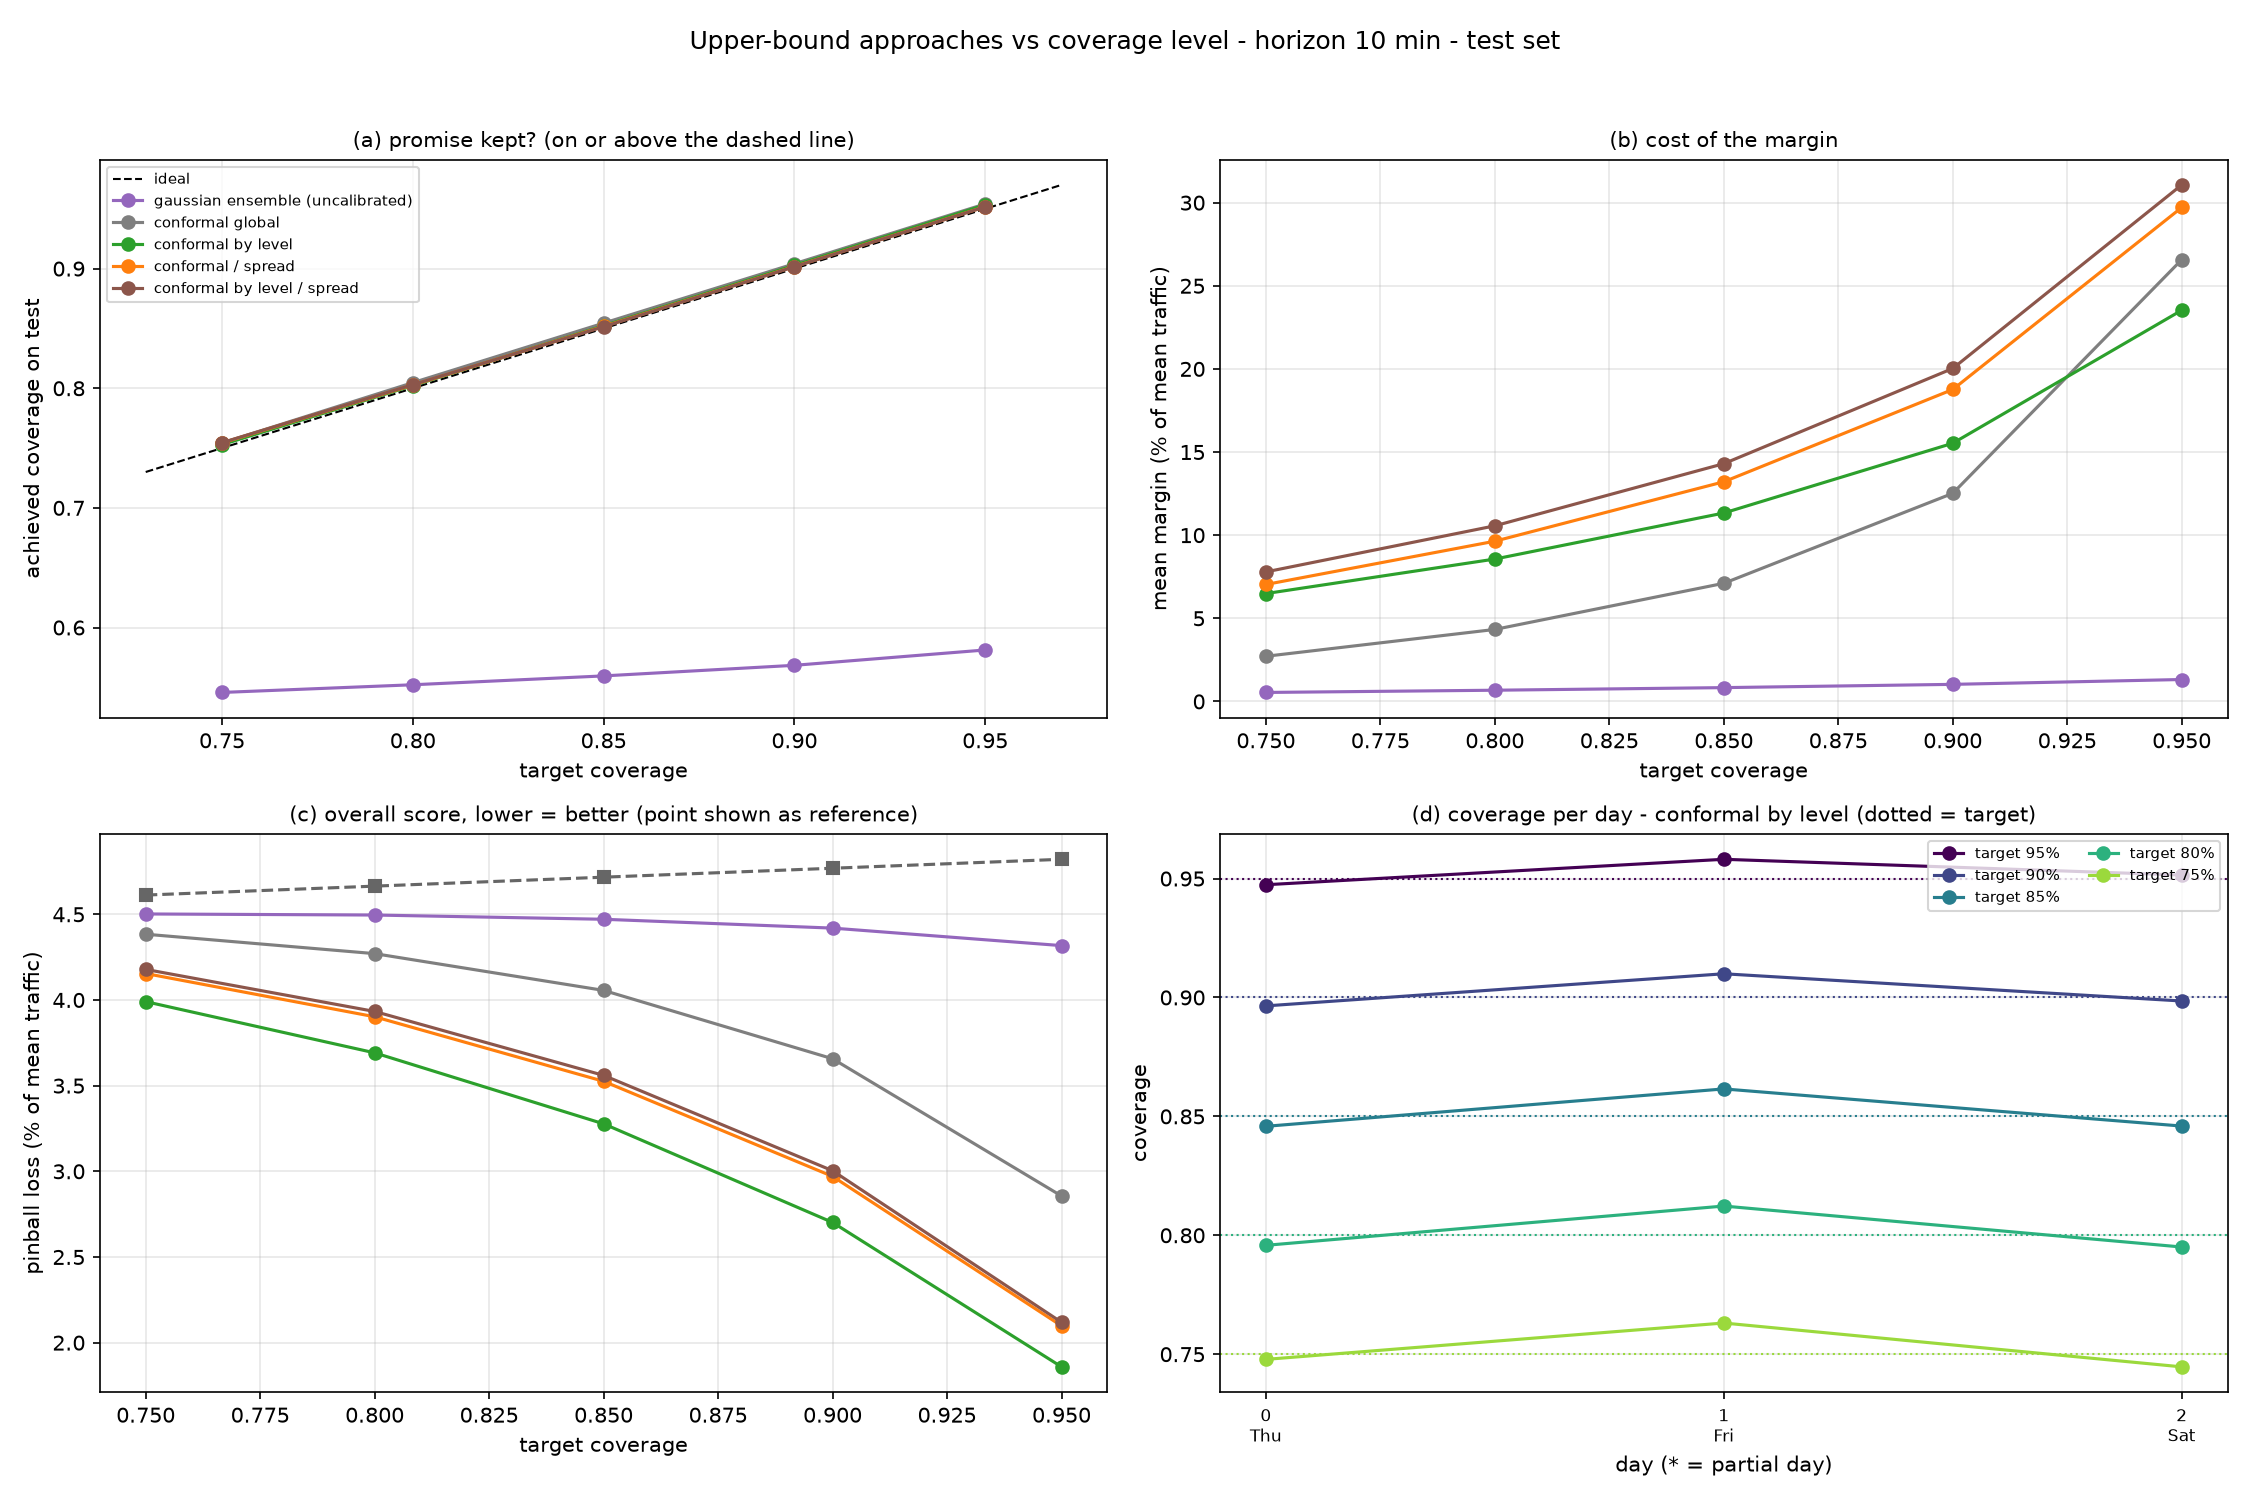

The Python source for this figure:
"""
Compares upper-bound approaches at several coverage levels (default 95 / 90 / 85 / 80 / 75 %),
to decide which one is best. Calibration on the val split, evaluation on the whole test.

Approaches (same definitions as conformal_eval.py):
    point (no margin), gaussian ensemble (uncalibrated), conformal global,
    conformal by level, conformal / spread, conformal by level / spread

Per (approach, level) it reports, on the test set (ORIGINAL units, whole ~5 days):
    cover     fraction of (window, cell) pairs with truth <= bound        (should be >= target)
    gap       cover - target                                              (< 0 = promise broken)
    margin    mean (bound - prediction), absolute and as % of mean traffic (energy cost of safety)
    MAE_b     mean |bound - truth|     closeness of the bound to the real traffic
    WAPE_b    sum |bound - truth| / sum truth
    pinball   pinball loss at quantile (1 - eps), as % of mean traffic.  Proper score for an upper
              quantile: it penalises BOTH violations and needless slack, so one number ranks the
              approaches at a given level (lower = better).
"best" at each level = lowest pinball among the approaches that keep the promise
(cover >= target - --tol). The plain prediction (point) is the reference for closeness:
its MAE_b / WAPE_b are the MAE / WAPE of the prediction itself.

Also printed: per-day coverage and WAPE of the chosen approach (--day_method) at every level.
Saved: comparison.png, comparison.csv.

Usage:
    python comparison.py --horizon 0 \
        --cal_data datasets/MILAN_val --cal_ckpts "checkpoints_eval/MILAN_val/seed*/*"
    python comparison.py --horizon 2 --levels 0.95 0.90 0.85 0.80 0.75 --tol 0.01

--horizon is 0-based (0 = 10 min ahead, 2 = 30 min). Needs only analyse_result.py and conformal_eval.py.
"""
import argparse
import csv
from statistics import NormalDist

import matplotlib
matplotlib.use("Agg")
import matplotlib.pyplot as plt
import numpy as np

from analyse_result import WEEKDAYS
from conformal_eval import MIN_DAY_WINDOWS, N_BINS, SPREAD_FLOOR, conf_q, load_split, subset

POINT = "point (no margin)"
METHODS = [POINT, "gaussian ensemble (uncalibrated)", "conformal global", "conformal by level",
           "conformal / spread", "conformal by level / spread"]
COLORS = {POINT: "0.4", "gaussian ensemble (uncalibrated)": "tab:purple", "conformal global": "tab:gray",
          "conformal by level": "tab:green", "conformal / spread": "tab:orange",
          "conformal by level / spread": "tab:brown"}


def parse_args():
    ap = argparse.ArgumentParser()
    ap.add_argument("--ckpts", default="checkpoints/STID_MILAN/seed*/*", help="runs of the EVALUATION split (test)")
    ap.add_argument("--data", default="datasets/MILAN", help="dataset of the EVALUATION split (test)")
    ap.add_argument("--cal_ckpts", default=None, help="runs of the CALIBRATION split (e.g. val view)")
    ap.add_argument("--cal_data", default=None, help="dataset view of the calibration split")
    ap.add_argument("--input_len", type=int, default=144)
    ap.add_argument("--output_len", type=int, default=12)
    ap.add_argument("--horizon", type=int, default=0, help="0 = first step = 10 min ahead")
    ap.add_argument("--cal_frac", type=float, default=0.5, help="only used without --cal_data")
    ap.add_argument("--exclude", type=int, nargs="*", default=[])
    ap.add_argument("--csv", default="milan_raw.csv")
    ap.add_argument("--levels", type=float, nargs="+", default=[0.95, 0.90, 0.85, 0.80, 0.75],
                    help="target coverages to compare")
    ap.add_argument("--tol", type=float, default=0.01,
                    help="an approach keeps the promise if cover >= target - tol")
    ap.add_argument("--day_method", default="conformal by level", choices=METHODS,
                    help="approach used in the per-day tables and panel (d)")
    ap.add_argument("--out", default="comparison.png")
    ap.add_argument("--out_csv", default="comparison.csv")
    return ap.parse_args()


# ----------------------------------------------------------------------
# Bounds (same recipe as conformal_eval.py)
# ----------------------------------------------------------------------
class Calib:
    """Everything that does not depend on eps: level bins and calibration residuals."""

    def __init__(self, cal, ev):
        edges = np.quantile(cal["pred"], np.linspace(0, 1, N_BINS + 1)[1:-1])
        self.lb_c = np.searchsorted(edges, cal["pred"], side="right")
        self.lb_e = np.searchsorted(edges, ev["pred"], side="right")
        self.res_c = cal["truth"] - cal["pred"]
        self.sp_c = cal["spread"] + SPREAD_FLOOR
        self.sp_e = ev["spread"] + SPREAD_FLOOR
        self.sc = self.res_c / self.sp_c


def build_bounds(cal_info, ev, eps):
    c, pred = cal_info, ev["pred"]
    z = NormalDist().inv_cdf(1 - eps)
    qb = np.array([conf_q(c.res_c[c.lb_c == b], eps) for b in range(N_BINS)])
    qnb = np.array([conf_q(c.sc[c.lb_c == b], eps) for b in range(N_BINS)])
    return {
        POINT: pred,
        "gaussian ensemble (uncalibrated)": pred + z * ev["spread"],
        "conformal global": pred + conf_q(c.res_c, eps),
        "conformal by level": pred + qb[c.lb_e],
        "conformal / spread": pred + conf_q(c.sc, eps) * c.sp_e,
        "conformal by level / spread": pred + qnb[c.lb_e] * c.sp_e,
    }


def score(up, ev, target, mean_true):
    truth, pred = ev["truth"], ev["pred"]
    ok = truth <= up
    d = truth - up
    q = target                                           # upper quantile = 1 - eps
    pin = np.mean(np.maximum(q * d, (q - 1) * d))
    return {
        "cover": ok.mean(),
        "gap": ok.mean() - target,
        "margin": (up - pred).mean(),
        "margin_pct": 100 * (up - pred).mean() / mean_true,
        "mae_b": np.abs(up - truth).mean(),
        "wape_b": np.abs(up - truth).sum() / truth.sum(),
        "pinball_pct": 100 * pin / mean_true,
    }


def per_day(up, ev, min_windows=1):
    """coverage and WAPE of the bound for each day -> list of dicts."""
    out = []
    for d in np.unique(ev["day"]):
        m = ev["day"] == d
        if m.sum() < min_windows:
            continue
        t = ev["truth"][m]
        out.append({"day": int(d), "dow": int(ev["dow"][m][0]), "n": int(m.sum()),
                    "cover": (t <= up[m]).mean(),
                    "wape": np.abs(up[m] - t).sum() / max(t.sum(), 1e-9),
                    "partial": bool(m.sum() < MIN_DAY_WINDOWS)})
    return out


# ----------------------------------------------------------------------
def compare(cal, ev, args):
    info = Calib(cal, ev)
    mean_true = ev["truth"].mean()
    levels = sorted(args.levels, reverse=True)
    rows, day_rows, best = [], {}, {}

    for cov in levels:
        eps = 1 - cov
        bounds = build_bounds(info, ev, eps)
        print(f"\n== TARGET COVERAGE {cov:.0%} (eps = {eps:.2f}) ==")
        print(f"{'approach':34s} {'cover':>6s} {'gap':>7s} {'margin':>7s} {'marg%':>6s} "
              f"{'MAE_b':>7s} {'WAPE_b':>7s} {'pinball%':>9s}")
        sc = {m: score(bounds[m], ev, cov, mean_true) for m in METHODS}
        valid = [m for m in METHODS if sc[m]["cover"] >= cov - args.tol and m != POINT]
        best[cov] = min(valid, key=lambda m: sc[m]["pinball_pct"]) if valid else None
        for m in METHODS:
            s = sc[m]
            flag = "  <- best" if m == best[cov] else ("" if s["cover"] >= cov - args.tol else "  (promise broken)")
            print(f"{m:34s} {s['cover']:6.3f} {s['gap']:+7.3f} {s['margin']:7.2f} {s['margin_pct']:5.1f}% "
                  f"{s['mae_b']:7.2f} {s['wape_b']:7.3f} {s['pinball_pct']:8.2f}%{flag}")
            rows.append({"target": cov, "approach": m, **s, "best": m == best[cov]})
        day_rows[cov] = per_day(bounds[args.day_method], ev)

    # ---- per-day tables for the chosen approach
    days = day_rows[levels[0]]
    pred_days = per_day(ev["pred"], ev)
    print(f"\n== PER DAY, approach: {args.day_method} ==")
    print("coverage per day (target in the header) | WAPE of the bound per day | WAPE of the plain prediction")
    head = f"{'day':>4s} {'wkday':>6s} {'win':>5s} | " + " ".join(f"{c:>6.0%}" for c in levels) + " | " \
           + " ".join(f"{c:>6.0%}" for c in levels) + f" | {'pred':>6s}"
    print(head)
    for i, d in enumerate(days):
        note = "  (partial day)" if d["partial"] else ""
        cv = " ".join(f"{day_rows[c][i]['cover']:6.3f}" for c in levels)
        wp = " ".join(f"{day_rows[c][i]['wape']:6.3f}" for c in levels)
        print(f"{d['day'] - days[0]['day']:4d} {WEEKDAYS[d['dow']]:>6s} {d['n']:5d} | {cv} | {wp} | "
              f"{pred_days[i]['wape']:6.3f}{note}")

    # ---- summary
    print("\n== BEST APPROACH PER LEVEL (lowest pinball among those that keep the promise) ==")
    for cov in levels:
        print(f"  {cov:.0%}: {best[cov] if best[cov] else 'none keeps the promise'}")
    print("\nHow to read it:\n"
          "  gap < 0 (below -tol)      : more violations than promised -> unsafe for sleep mode.\n"
          "  marg% / MAE_b / WAPE_b    : cost of the safety. Lower at equal cover = more energy saved.\n"
          "  pinball%                  : one number that ranks approaches at a given level.\n"
          "  moving to a higher level  : buys fewer violations, costs a larger margin (see panel b).")

    save_csv(rows, args.out_csv)
    figure(rows, levels, day_rows, days, args, best)
    return rows, best


def save_csv(rows, path):
    with open(path, "w", newline="") as f:
        w = csv.DictWriter(f, fieldnames=list(rows[0].keys()))
        w.writeheader()
        w.writerows(rows)
    print(f"Saved {path}")


def figure(rows, levels, day_rows, days, args, best):
    lv = sorted(levels)
    fig, axes = plt.subplots(2, 2, figsize=(15, 10))
    h_min = (args.horizon + 1) * 10
    fig.suptitle(f"Upper-bound approaches vs coverage level - horizon {h_min} min - test set", fontsize=12)

    def series(m, key):
        return [next(r[key] for r in rows if r["approach"] == m and r["target"] == c) for c in lv]

    ax = axes[0, 0]                                       # (a) achieved vs target
    ax.plot([min(lv) - .02, max(lv) + .02], [min(lv) - .02, max(lv) + .02], "k--", lw=1, label="ideal")
    for m in METHODS[1:]:
        ax.plot(lv, series(m, "cover"), "o-", color=COLORS[m], label=m)
    ax.set_xlabel("target coverage")
    ax.set_ylabel("achieved coverage on test")
    ax.set_title("(a) promise kept? (on or above the dashed line)", fontsize=10)
    ax.grid(alpha=0.3)
    ax.legend(fontsize=7)

    ax = axes[0, 1]                                       # (b) margin
    for m in METHODS[1:]:
        ax.plot(lv, series(m, "margin_pct"), "o-", color=COLORS[m], label=m)
    ax.set_xlabel("target coverage")
    ax.set_ylabel("mean margin (% of mean traffic)")
    ax.set_title("(b) cost of the margin", fontsize=10)
    ax.grid(alpha=0.3)

    ax = axes[1, 0]                                       # (c) pinball
    for m in METHODS:
        ax.plot(lv, series(m, "pinball_pct"), "o-" if m != POINT else "s--", color=COLORS[m], label=m)
    ax.set_xlabel("target coverage")
    ax.set_ylabel("pinball loss (% of mean traffic)")
    ax.set_title("(c) overall score, lower = better (point shown as reference)", fontsize=10)
    ax.grid(alpha=0.3)

    ax = axes[1, 1]                                       # (d) coverage per day
    x = np.arange(len(days))
    cmap = plt.get_cmap("viridis")
    for k, c in enumerate(levels):
        col = cmap(k / max(len(levels) - 1, 1) * 0.85)
        ax.plot(x, [d["cover"] for d in day_rows[c]], "o-", color=col, label=f"target {c:.0%}")
        ax.axhline(c, color=col, ls=":", lw=1)
    ax.set_xticks(x)
    ax.set_xticklabels([f"{i}\n{WEEKDAYS[d['dow']]}" + ("*" if d["partial"] else "")
                        for i, d in enumerate(days)], fontsize=8)
    ax.set_xlabel("day (* = partial day)")
    ax.set_ylabel("coverage")
    ax.set_title(f"(d) coverage per day - {args.day_method} (dotted = target)", fontsize=10)
    ax.grid(alpha=0.3)
    ax.legend(fontsize=7, ncol=2)

    plt.tight_layout(rect=(0, 0, 1, 0.96))
    plt.savefig(args.out, dpi=150)
    plt.close(fig)
    print(f"Saved {args.out}")


def main():
    args = parse_args()
    if not all(0.5 < c < 1 for c in args.levels):
        raise SystemExit("--levels must be coverages in (0.5, 1), e.g. 0.95 0.90")
    ev = load_split(args.data, args.ckpts, args, "evaluation")
    if args.cal_data:
        if not args.cal_ckpts:
            raise SystemExit("--cal_data needs --cal_ckpts")
        cal = load_split(args.cal_data, args.cal_ckpts, args, "calibration")
        if cal["members"] != ev["members"]:
            raise SystemExit("different number of members between calibration and evaluation")
    else:
        cut = int(ev["pred"].shape[0] * args.cal_frac)
        cal, ev = subset(ev, slice(0, cut)), subset(ev, slice(cut, ev["pred"].shape[0]))
        print(f"FALLBACK: calibration = first {args.cal_frac:.0%} of test, evaluation = the rest")
    print(f"\n{ev['members']} members | horizon {(args.horizon + 1) * 10} min | ORIGINAL units | "
          f"calibration windows {cal['pred'].shape[0]}, evaluation windows {ev['pred'].shape[0]}")
    compare(cal, ev, args)


if __name__ == "__main__":
    main()
